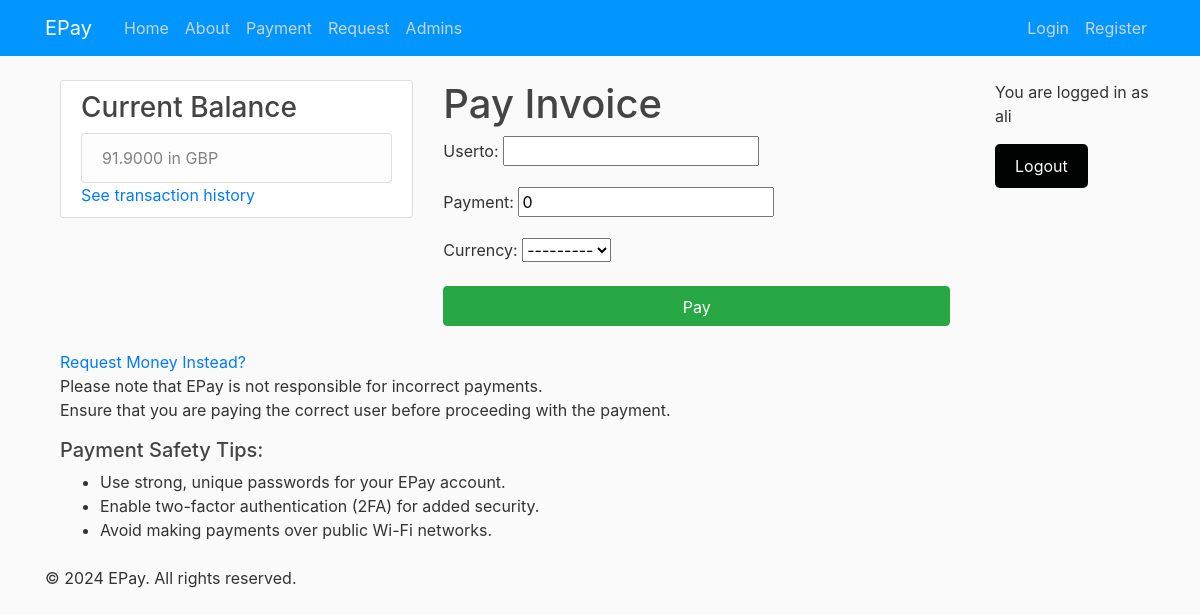
The app's page /payment/ (signed in), older data.
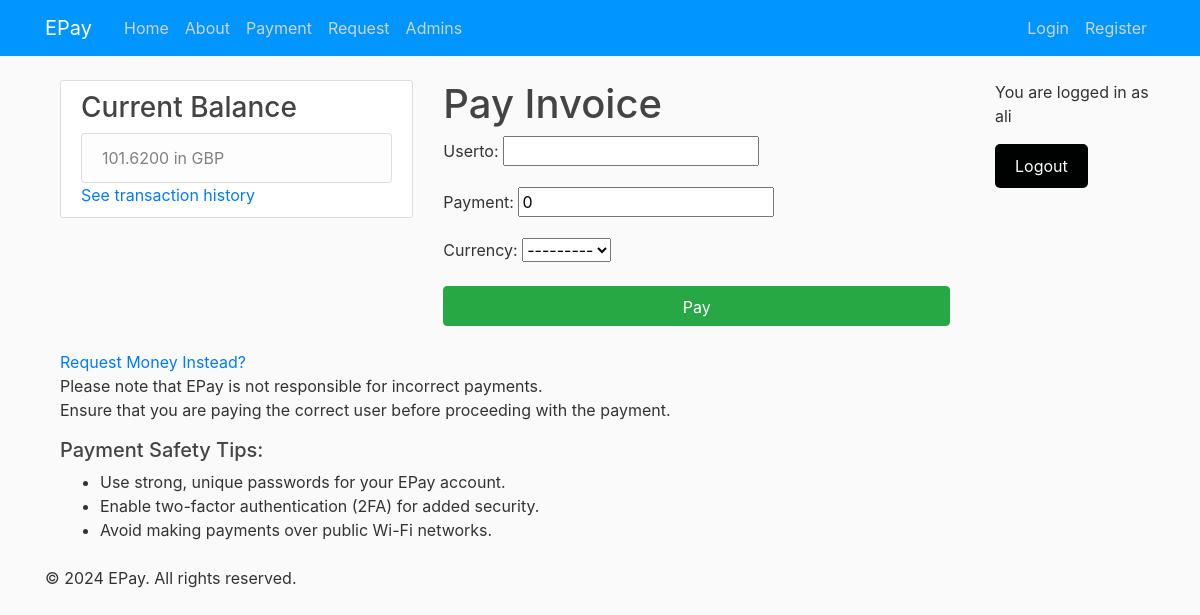
The same page, newer data.
### register/models.py (models this page shows, shortened)
class Usermoney(models.Model):
    user=  models.OneToOneField(User, on_delete=models.CASCADE, related_name='user_money', default=None)
    currency = models.CharField(max_length=10, choices=CURRENCY)
    balance = models.DecimalField(default= 100, decimal_places=4, max_digits=11)

### payapp/views.py (the view)
# urls.py: path('payment/', views.pay, name='payfunc'),
@login_required
def pay(request):
    user_money = Usermoney.objects.get(user=request.user)
    balance = user_money.balance
    currency= user_money.get_currency_display()
    if request.method == 'POST':
        form = PaymentForm(request.POST)
        if form.is_valid():
            user_to_username = form.cleaned_data['userto']
            paymentdone= form.cleaned_data['payment']
            currnecypaid= form.cleaned_data['currency']
            api_params = {
                'amount': paymentdone,
                'from_currency': currnecypaid,
                'to_currency':currency ,
            }
            print(api_params)
            response = requests.get(CURRENCY_EXCHANGE_API_URL, params=api_params)
            if response.status_code == 200:
                converted_data = response.json()
                converted_amount2 = converted_data.get('converted_amount', 0)
                if converted_amount2 > balance:
                    messages.error(request, 'Insufficient balance for this payment.')
                    return render(request, 'payment.html', {'form': form, 'balance': balance, 'currency': currency})
                try:
                    receiver_user = User.objects.get(username=user_to_username)
                except User.DoesNotExist:
                    messages.error(request, 'Receiver user does not exist.')
                    return render(request, 'payment.html', {'form': form, 'balance': balance, 'currency': currency})
                recieverbalance = Usermoney.objects.get(user=receiver_user)
                recievercurrency= recieverbalance.currency
                api_params2 = {
                    'amount': paymentdone,
                    'from_currency': currnecypaid,
                    'to_currency': recievercurrency,
                }
                response = requests.get(CURRENCY_EXCHANGE_API_URL, params=api_params2)
                if response.status_code == 200:
                    converted_data = response.json()
                    converted_amount = converted_data.get('converted_amount', 0)
                    print(converted_amount)
                    print(recieverbalance.balance)
                    recieverbalance.balance +=Decimal(converted_amount)
                    recieverbalance.save()
                    response = requests.get(CURRENCY_EXCHANGE_API_URL, params=api_params)
                    user_money.balance-=Decimal(converted_amount2)
                    user_money.save()
                    new_request = form.save(commit=False)
                    new_request.userfrom = request.user.username
                    new_request.save()
                    return redirect('pay_success')
                else:
                    messages.error(request, 'Failed to convert currency2. Please try again later.')
                    return render(request, 'payment.html', {'form': form, 'balance': balance, 'currency': currnecypaid})
            else:
                messages.error(request, 'Failed to convert currency1. Please try again later.')
                return render(request, 'payment.html', {'form': form, 'balance': balance, 'currency': currency})
    else:
        form = PaymentForm()
    context = {'form': form, 'balance': balance, 'currency':currency}
    return render(request, 'payment.html', context)

### payapp/forms.py
class PaymentForm(forms.ModelForm):
    class Meta:
        model = Payment
        fields = ['userto', 'payment', 'currency']

### templates/payment.html (shortened to what this page needs)
{% extends "main.html"%}
{% block content%}
<div class="container">
    <div class="row">
        <div class="col-md-5">
            <div class="content-section">
                <h3>Current Balance</h3>
                <ul class="list-group">
                    <li class="list-group-item list-group-item-light">{{ balance }} in {{currency}}</li>
                </ul>
                <a href= {% url 'userpayments' %}>
                    <h8>See transaction history </h8>
            </div>
        </div>
        <div class="col-md-7">
        <h1>Pay Invoice</h1>
        <form method="post">
            {{ form.as_p }}
            <button  class="btn btn-block btn-success submit-button" type="submit">
                <span class="align-middle">Pay</span>
            </button>
        </form>
        <br>
        </div>
    </div>
    <a href= {% url 'requestfunc' %}>
        Request Money Instead?
    <br>
    <p>
        Please note that EPay is not responsible for incorrect payments. <br>
        Ensure that you are paying the correct user before proceeding with the payment.
    </p>
    <h5>Payment Safety Tips:</h5>
    <ul>
        <li>Use strong, unique passwords for your EPay account.</li>
        <li>Enable two-factor authentication (2FA) for added security.</li>
        <li>Avoid making payments over public Wi-Fi networks.</li>
    </ul>
    <br>
</div>
{% endblock%}

Row changes from the older to the newer data that the page shows:
changed Usermoney "GBP": balance "91.9000" → "101.6200"
